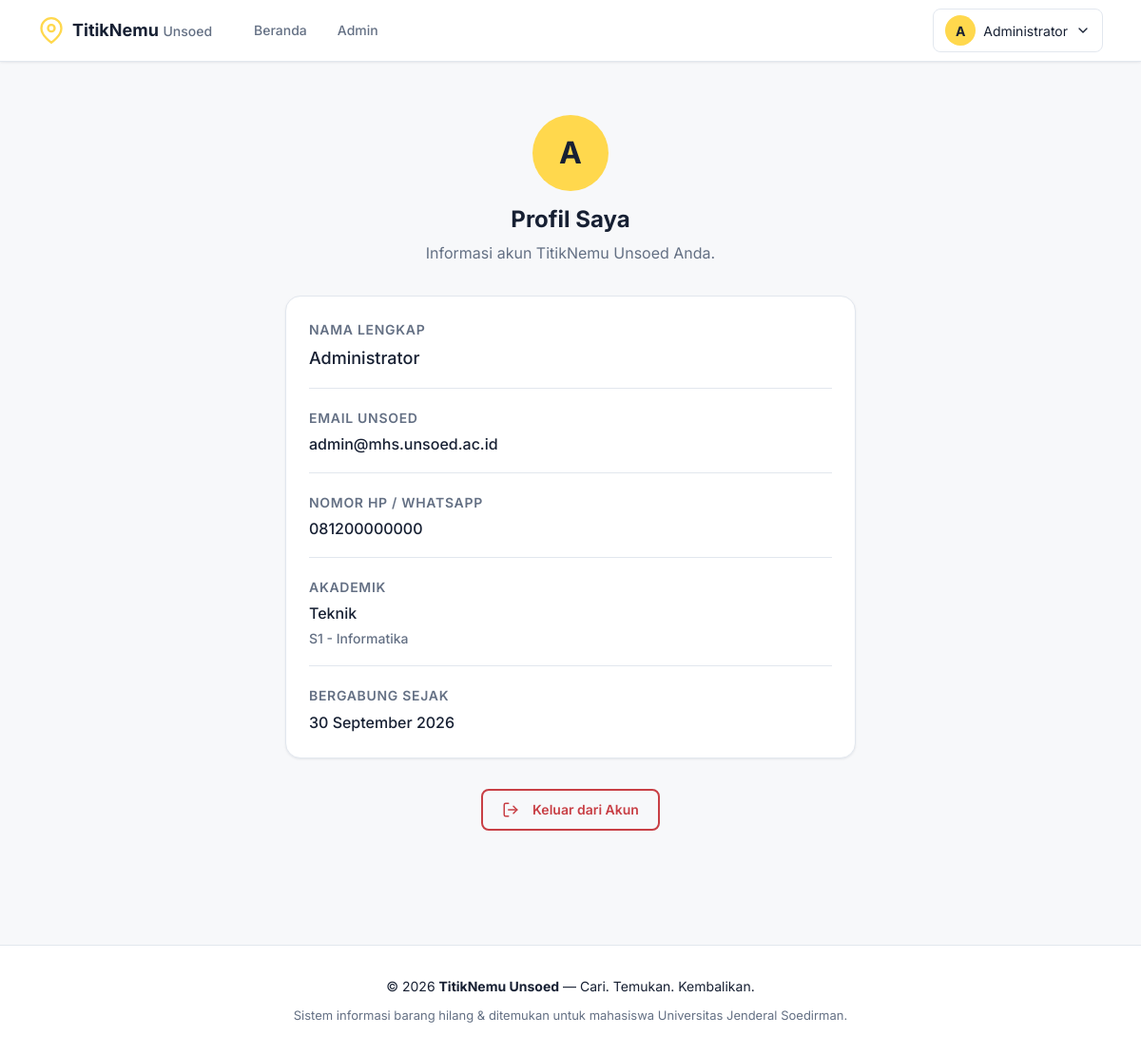
The app's page /profile.php (signed in) with its own data.
### tables this page shows
CREATE TABLE users (
  id INT AUTO_INCREMENT PRIMARY KEY,
  nama VARCHAR(100) NOT NULL,
  email VARCHAR(100) NOT NULL UNIQUE,
  no_hp VARCHAR(20) NOT NULL,
  fakultas_id INT NOT NULL,
  prodi_id INT NOT NULL,
  password VARCHAR(255) NOT NULL,
  role ENUM('user','admin') NOT NULL DEFAULT 'user',
  is_banned TINYINT(1) NOT NULL DEFAULT 0,
  created_at TIMESTAMP NOT NULL DEFAULT CURRENT_TIMESTAMP,
  FOREIGN KEY (fakultas_id) REFERENCES fakultas(id)
    ON DELETE RESTRICT ON UPDATE CASCADE,
  FOREIGN KEY (prodi_id) REFERENCES prodi(id)
    ON DELETE RESTRICT ON UPDATE CASCADE
);

CREATE TABLE fakultas (
  id INT AUTO_INCREMENT PRIMARY KEY,
  nama_fakultas VARCHAR(100) NOT NULL
);

CREATE TABLE prodi (
  id INT AUTO_INCREMENT PRIMARY KEY,
  fakultas_id INT NOT NULL,
  jenjang VARCHAR(5) NOT NULL,
  nama_prodi VARCHAR(100) NOT NULL,
  FOREIGN KEY (fakultas_id) REFERENCES fakultas(id)
    ON DELETE CASCADE ON UPDATE CASCADE
);

### profile.php (the view, shortened to what this page needs)
<?php
require_once 'config/database.php';
$userId    = (int)$_SESSION['user_id'];
$sql = "
    SELECT u.nama, u.email, u.no_hp, u.created_at, f.nama_fakultas, p.jenjang, p.nama_prodi
    FROM users u
    JOIN fakultas f ON u.fakultas_id = f.id
    JOIN prodi p ON u.prodi_id = p.id
    WHERE u.id = ? LIMIT 1
";
$stmt = $conn->prepare($sql);
$stmt->bind_param('i', $userId);
$stmt->execute();
$user = $stmt->get_result()->fetch_assoc();
require_once 'includes/header.php';
require_once 'includes/navbar.php';
?>
<section class="section">
  <div class="container">
    <div style="max-width: 600px; margin: 0 auto;">
      <div class="page-header text-center">
        <div style="width: 80px; height: 80px; background: var(--brand-yellow); color: var(--ink); border-radius: 50%; display: flex; align-items: center; justify-content: center; font-size: 2rem; font-weight: 700; margin: 0 auto 1rem;">
          <?= strtoupper(mb_substr($user['nama'], 0, 1)) ?>
        </div>
        <h1 class="page-header__title">Profil Saya</h1>
        <p class="page-header__sub">Informasi akun TitikNemu Unsoed Anda.</p>
      </div>
      <div class="card" style="padding: 1.5rem; margin-bottom: 2rem;">
        <div style="display: grid; gap: 1.25rem;">
          <div style="border-bottom: 1px solid var(--border); padding-bottom: 1rem;">
            <div class="text-muted" style="font-size: var(--font-size-sm); font-weight: 600; text-transform: uppercase; letter-spacing: 0.05em; margin-bottom: .25rem;">Nama Lengkap</div>
            <div style="font-size: var(--font-size-lg); font-weight: 500; color: var(--ink);"><?= htmlspecialchars($user['nama']) ?></div>
          </div>
          <div style="border-bottom: 1px solid var(--border); padding-bottom: 1rem;">
            <div class="text-muted" style="font-size: var(--font-size-sm); font-weight: 600; text-transform: uppercase; letter-spacing: 0.05em; margin-bottom: .25rem;">Email Unsoed</div>
            <div style="font-size: 1rem; font-weight: 500; color: var(--ink);"><?= htmlspecialchars($user['email']) ?></div>
          </div>
          <div style="border-bottom: 1px solid var(--border); padding-bottom: 1rem;">
            <div class="text-muted" style="font-size: var(--font-size-sm); font-weight: 600; text-transform: uppercase; letter-spacing: 0.05em; margin-bottom: .25rem;">Nomor HP / WhatsApp</div>
            <div style="font-size: 1rem; font-weight: 500; color: var(--ink);"><?= htmlspecialchars($user['no_hp']) ?></div>
          </div>
          <div style="border-bottom: 1px solid var(--border); padding-bottom: 1rem;">
            <div class="text-muted" style="font-size: var(--font-size-sm); font-weight: 600; text-transform: uppercase; letter-spacing: 0.05em; margin-bottom: .25rem;">Akademik</div>
            <div style="font-size: 1rem; font-weight: 500; color: var(--ink);">
              <?= htmlspecialchars($user['nama_fakultas']) ?><br>
              <span class="text-muted" style="font-size: var(--font-size-sm);"><?= htmlspecialchars($user['jenjang'] . ' - ' . $user['nama_prodi']) ?></span>
            </div>
          </div>
          <div>
            <div class="text-muted" style="font-size: var(--font-size-sm); font-weight: 600; text-transform: uppercase; letter-spacing: 0.05em; margin-bottom: .25rem;">Bergabung Sejak</div>
            <div style="font-size: 1rem; font-weight: 500; color: var(--ink);"><?= date('d F Y', strtotime($user['created_at'])) ?></div>
          </div>
        </div>
      </div>
      <div class="text-center" style="margin-top: 1.5rem;">
        <a href="logout.php" class="btn btn--outline" style="color: var(--danger); border-color: var(--danger);">
          Keluar dari Akun
        </a>
      </div>
    </div>
  </div>
</section>
<?php require_once 'includes/footer.php'; ?>

### css/style.css (style rules this page uses)
:root { --brand-yellow: #FFD84D; --brand-yellow-soft: #FFF3C4; --brand-green: #43B96B; --brand-green-soft: #DDF5E3; --ink: #172033; --muted: #647084; --surface: #FFFFFF; --page: #F7F8FA; --border: #E2E7EE; --danger: #C83F45; --focus: #2864C5; --font-family: 'Inter', system-ui, -apple-system, sans-serif; --font-size-base: 16px; --font-size-xs: 13px; --font-size-sm: 14px; --font-size-lg: 18px; --font-size-xl: 20px; --font-size-2xl: 24px; --font-size-3xl: 32px; --radius-sm: 8px; --radius-md: 12px; --radius-lg: 16px; --shadow-sm: 0 1px 3px rgba(23, 32, 51, 0.05), 0 1px 2px rgba(23, 32, 51, 0.03); --shadow-md: 0 4px 12px -2px rgba(23, 32, 51, 0.08), 0 2px 6px -1px rgba(23, 32, 51, 0.04); --shadow-lg: 0 12px 24px -4px rgba(23, 32, 51, 0.10), 0 4px 8px -2px rgba(23, 32, 51, 0.05); --transition: 150ms ease-in-out; --container-max: 1320px; }
*, *::before, *::after { box-sizing: border-box; margin: 0; padding: 0; }
html { font-size: var(--font-size-base); -webkit-text-size-adjust: 100%; }
body { font-family: var(--font-family); font-size: 1rem; line-height: 1.6; color: var(--ink); background-color: var(--page); min-height: 100vh; display: flex; flex-direction: column; -webkit-font-smoothing: antialiased; -moz-osx-font-smoothing: grayscale; }
a { color: var(--focus); text-decoration: none; transition: color var(--transition); }
.container { width: 100%; max-width: var(--container-max); margin-left: auto; margin-right: auto; padding-left: 1.25rem; padding-right: 1.25rem; }
@media (min-width: 640px) { .container { padding-left: 2rem; padding-right: 2rem; } }
@media (min-width: 1024px) { .container { padding-left: 2.5rem; padding-right: 2.5rem; } }
.section { padding: 2.5rem 0; }
@media (min-width: 1024px) { .section { padding: 3.5rem 0; } }
.page-header { margin-bottom: 2rem; }
.page-header__title { font-size: var(--font-size-2xl); font-weight: 700; color: var(--ink); line-height: 1.2; }
.page-header__sub { font-size: 1rem; color: var(--muted); margin-top: .5rem; }
.btn { display: inline-flex; align-items: center; justify-content: center; gap: .5rem; padding: .625rem 1.25rem; font-family: inherit; font-size: var(--font-size-sm); font-weight: 600; line-height: 1.4; border: 2px solid transparent; border-radius: var(--radius-sm); cursor: pointer; text-decoration: none; min-height: 44px; transition: background var(--transition), color var(--transition), border-color var(--transition), box-shadow var(--transition), transform var(--transition); }
.btn--outline { background: transparent; color: var(--ink); border-color: var(--border); }
.card { display: flex; flex-direction: column; background: var(--surface); border: 1px solid var(--border); border-radius: var(--radius-lg); overflow: hidden; box-shadow: var(--shadow-sm); transition: transform var(--transition), box-shadow var(--transition), border-color var(--transition); height: 100%; }
.text-center { text-align: center; }
.text-muted { color: var(--muted); }

### records on screen
users: nama "A", nama "Administrator", email "admin@mhs.unsoed.ac.id", no_hp "081200000000", fakultas.nama_fakultas "Teknik", prodi.nama_prodi "S1 - Informatika", created_at "30 September 2026"

### other values on screen
mb_substr($userName, 0, 1) "A"
$userName "Administrator"
